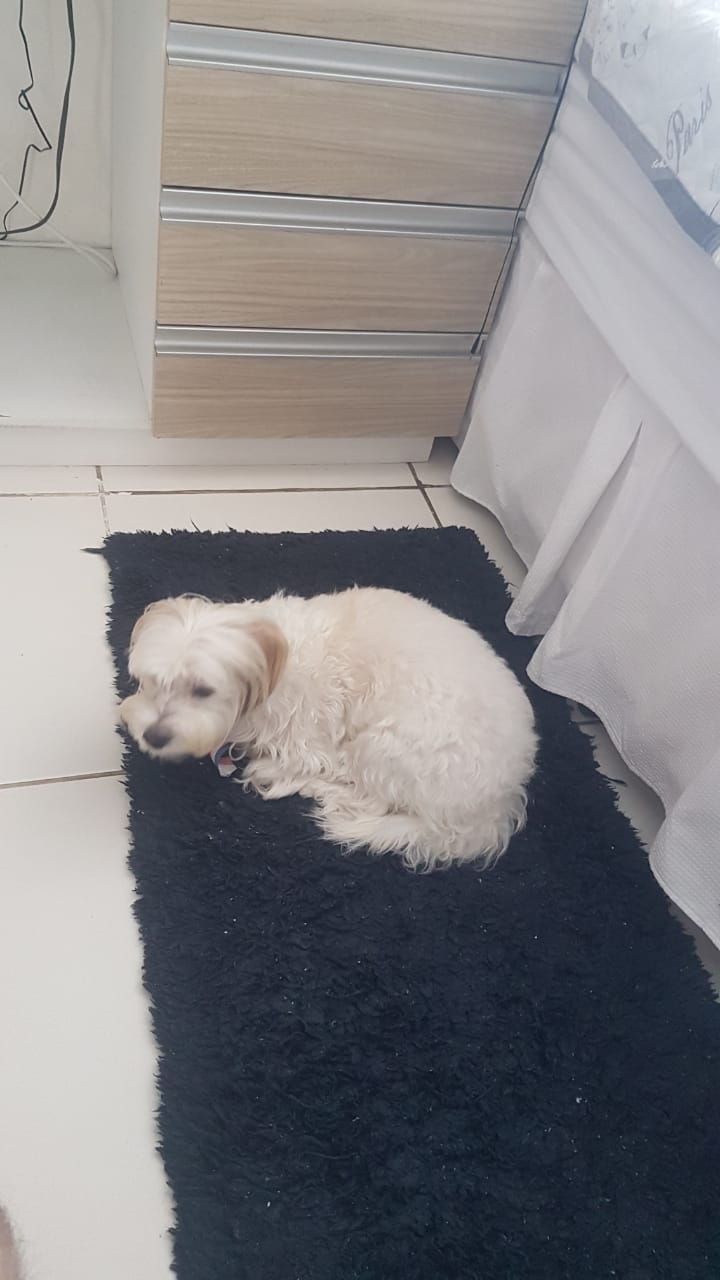
#> input picture imgs/luke.jpg, 720 x 1280 px
$ python Selective_Search.py --image imgs/luke.jpg
#> lines starting #> are read from the running program, lines starting #| are printed output that depends on the picture
# import the necessary packages
import argparse
import random
import time
import cv2

# construct the argument parser and parse the arguments
ap = argparse.ArgumentParser()
ap.add_argument("-i", "--image", required=True,
                help="path to the input image")
ap.add_argument("-m", "--method", type=str, default="fast",
                choices=["fast", "quality"],
                help="selective search method")

ap.add_argument("-gc", "--googlecolab", type=bool, default=True,
                help="whether or not to show extra visualizations for debugging")
args = vars(ap.parse_args())

# load the input image
image = cv2.imread(args["image"])
#> image is the input picture: shape (1280, 720, 3); mean B, G, R 133.8, 131.7, 133.2
# initialize OpenCV's selective search implementation and set the
# input image
ss = cv2.ximgproc.segmentation.createSelectiveSearchSegmentation()
ss.setBaseImage(image)
# check to see if we are using the *fast* but *less accurate* version
# of selective search
if args["method"] == "fast":
    print("[INFO] using *fast* selective search")
    ss.switchToSelectiveSearchFast()
# otherwise we are using the *slower* but *more accurate* version
else:
    print("[INFO] using *quality* selective search")
    ss.switchToSelectiveSearchQuality()

# run selective search on the input image
start = time.time()
rects = ss.process()
end = time.time()
# show how along selective search took to run along with the total
# number of returned region proposals
print("[INFO] selective search took {:.4f} seconds".format(end - start))
print("[INFO] {} total region proposals".format(len(rects)))

# loop over the region proposals in chunks (so we can better
# visualize them)
for i in range(0, len(rects), 100):
    # clone the original image so we can draw on it
    output = image.copy()
    # loop over the current subset of region proposals
    for (x, y, w, h) in rects[i:i + 100]:
        # draw the region proposal bounding box on the image
        color = [random.randint(0, 255) for j in range(0, 3)]
        cv2.rectangle(output, (x, y), (x + w, y + h), color, 2)
    # show the output image
    if args["googlecolab"]:
        cv2.imwrite("detected.jpg", output)
    else:
        cv2.imshow("Output", output)
        key = cv2.waitKey(0) & 0xFF
        # if the `q` key was pressed, break from the loop
        if key == ord("q"):
            break
#> this loop made 32 passes
#> pass 1, `cv2.imwrite("detected.jpg", output)`:
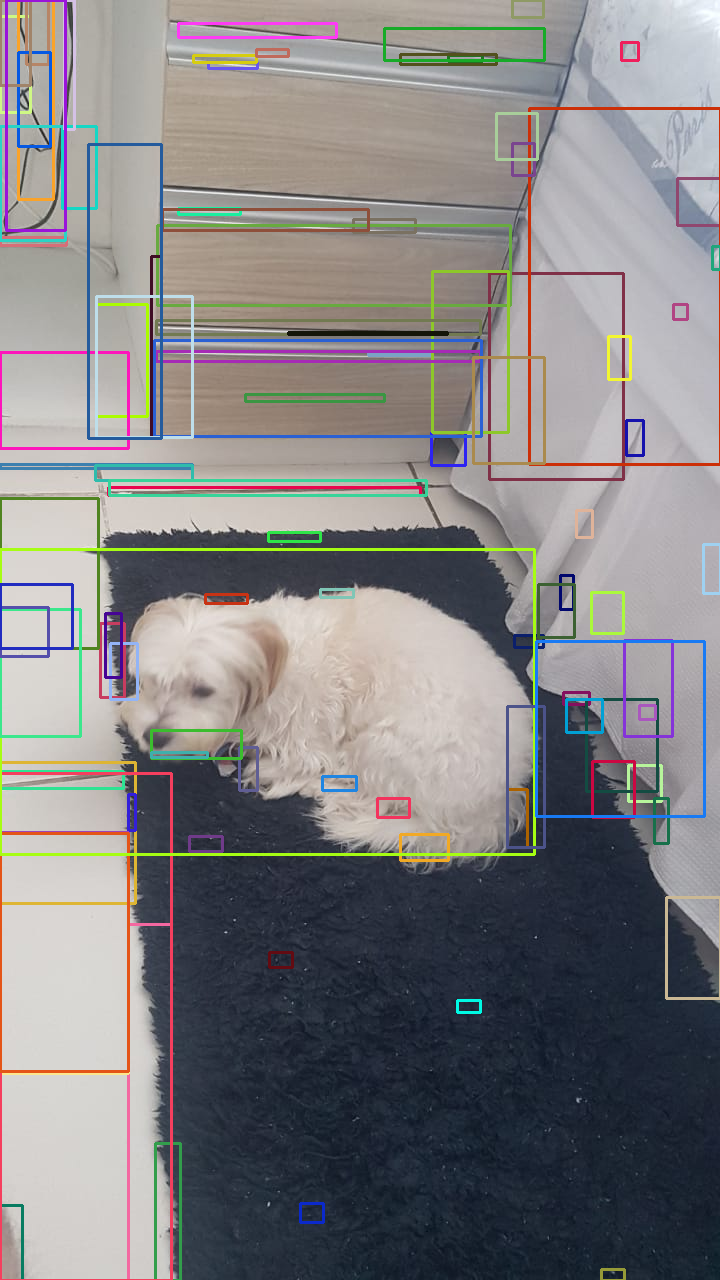
#> saved as detected.jpg: shape (1280, 720, 3); mean B, G, R 131, 129.5, 131.1
#> pass 2, `cv2.imwrite("detected.jpg", output)`:
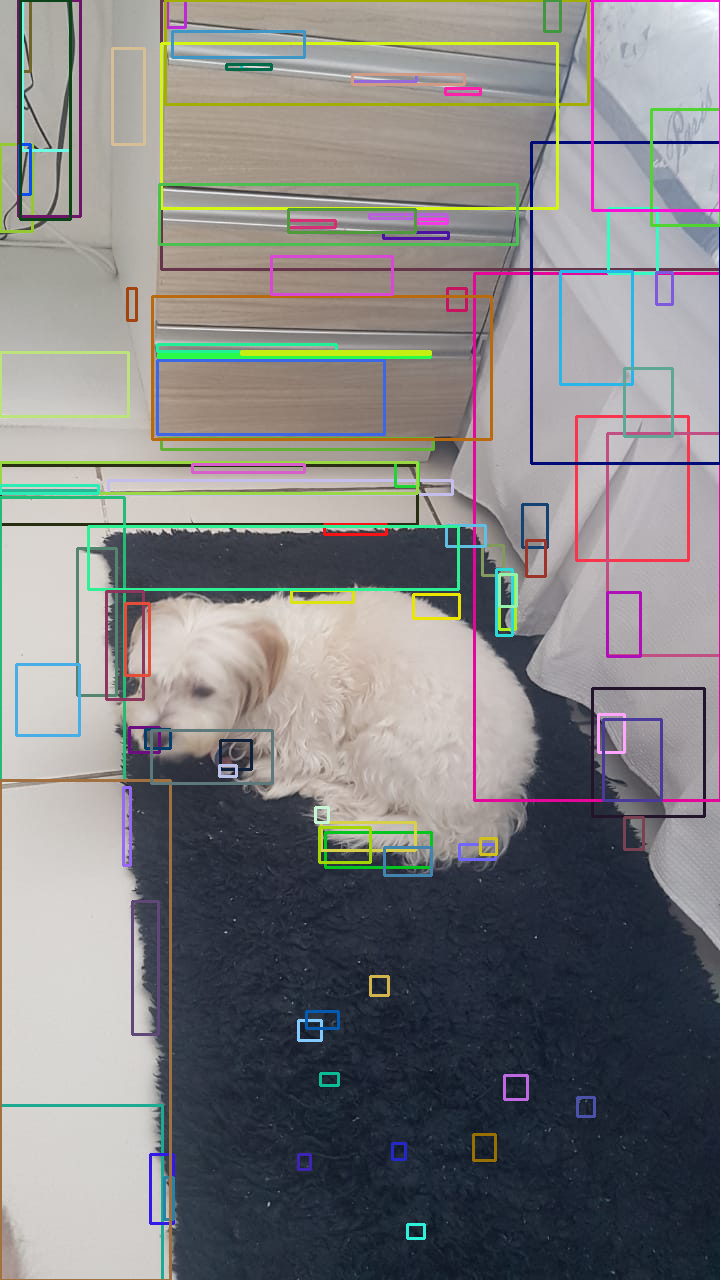
#> saved as detected.jpg: shape (1280, 720, 3); mean B, G, R 130.5, 130.1, 130.5
#> after the loop:
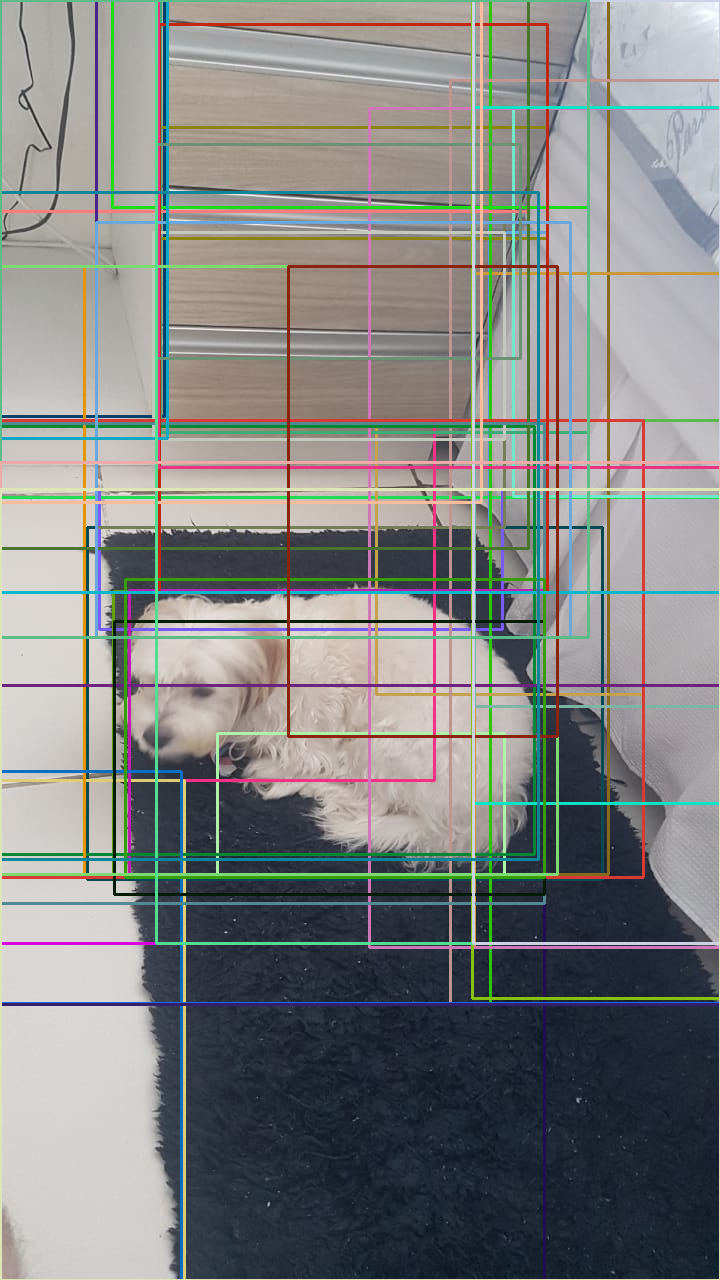
#> output: shape (1280, 720, 3); mean B, G, R 130.2, 131.7, 129.7
